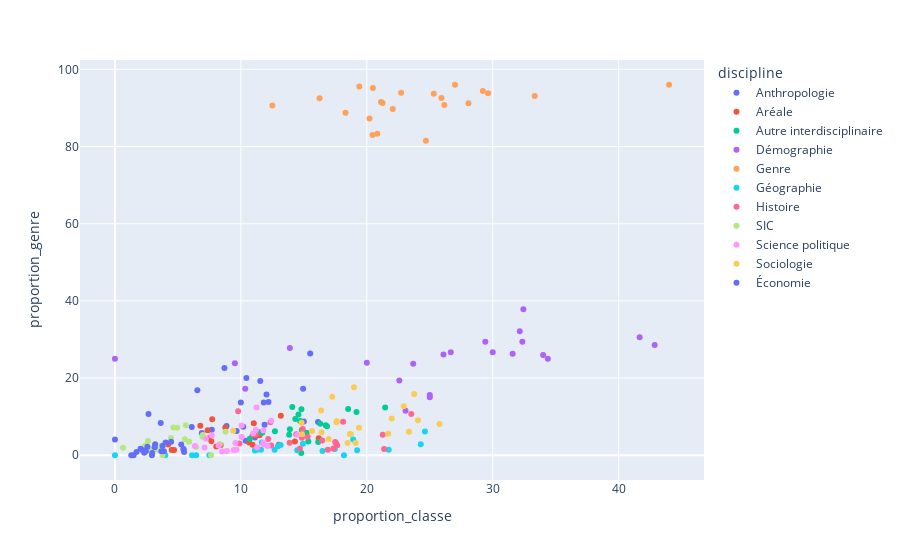

Notebook code cell kept with this figure:
### Code cell
fig = px.scatter(
    proportion_genre_classe,
    x="proportion_classe",
    y="proportion_genre",
    color="discipline", 
    # title="Titre de votre choix",
)
fig.show()

### Figure 1 — Plotly figure (JSON) as saved in the notebook; plotly's stock layout.template omitted (floating-point values rounded to 4 significant figures)
{"data": [{"hovertemplate": "discipline=Anthropologie<br>proportion_classe=%{x}<br>proportion_genre=%{y}<extra></extra>", "legendgroup": "Anthropologie", "marker": {"color": "#636efa", "symbol": "circle"}, "mode": "markers", "name": "Anthropologie", "orientation": "v", "showlegend": true, "type": "scatter", "x": [15, 6.098, 8.861, 6.897, 14.94, 16.13, 11.11, 10.38, 7.692, 12.04, 15.5, 10.19, 6.542, 12.2, 10, 10.43, 8.696, 11.82, 11.54, 2.667, 11.88, 9.664], "xaxis": "x", "y": [8.75, 7.317, 7.595, 5.747, 17.24, 8.602, 4.63, 3.774, 6.593, 15.74, 26.36, 7.407, 16.82, 13.82, 13.64, 20, 22.61, 13.64, 19.23, 10.67, 7.921, 6.303], "yaxis": "y"}, {"hovertemplate": "discipline=Aréale<br>proportion_classe=%{x}<br>proportion_genre=%{y}<extra></extra>", "legendgroup": "Aréale", "marker": {"color": "#EF553B", "symbol": "circle"}, "mode": "markers", "name": "Aréale", "orientation": "v", "showlegend": true, "type": "scatter", "x": [14.29, 4.225, 13.01, 6.78, 8.046, 4.698, 16.18, 10.93, 10.92, 7.456, 4.505, 7.658, 10.66, 5.446, 8.397, 11.48, 8.765, 7.359, 11.02, 11.16, 7.724, 13.17], "xaxis": "x", "y": [3.571, 2.817, 2.74, 7.627, 2.299, 1.342, 4.412, 2.732, 5.042, 4.386, 1.351, 3.604, 3.279, 1.485, 2.672, 5.185, 7.171, 6.494, 8.268, 5.116, 9.35, 10.24], "yaxis": "y"}, {"hovertemplate": "discipline=Autre interdisciplinaire<br>proportion_classe=%{x}<br>proportion_genre=%{y}<extra></extra>", "legendgroup": "Autre interdisciplinaire", "marker": {"color": "#00cc96", "symbol": "circle"}, "mode": "markers", "name": "Autre interdisciplinaire", "orientation": "v", "showlegend": true, "type": "scatter", "x": [14.79, 16.3, 13.89, 16.14, 14.32, 11.48, 14.84, 10.71, 14.81, 11.7, 15.36, 14.57, 13.83, 16.84, 16.73, 15.22, 14.08, 12.7, 19.18, 18.52, 21.46, 14.7], "xaxis": "x", "y": [0.5917, 8.152, 6.746, 3.458, 9.383, 5.943, 6.551, 4.283, 11.92, 5.851, 3.558, 10.56, 5.336, 7.483, 7.782, 5.841, 12.48, 6.189, 11.22, 11.98, 12.4, 8.897], "yaxis": "y"}, {"hovertemplate": "discipline=Démographie<br>proportion_classe=%{x}<br>proportion_genre=%{y}<extra></extra>", "legendgroup": "Démographie", "marker": {"color": "#ab63fa", "symbol": "circle"}, "mode": "markers", "name": "Démographie", "orientation": "v", "showlegend": true, "type": "scatter", "x": [0, 20, 26.09, 25, 29.41, 9.524, 41.67, 25, 23.08, 34, 32.35, 32.43, 13.89, 30, 22.58, 23.68, 34.38, 26.67, 31.58, 42.86, 10.34, 32.14], "xaxis": "x", "y": [25, 24, 26.09, 15, 29.41, 23.81, 30.56, 15.62, 11.54, 26, 29.41, 37.84, 27.78, 26.67, 19.35, 23.68, 25, 26.67, 26.32, 28.57, 17.24, 32.14], "yaxis": "y"}, {"hovertemplate": "discipline=Genre<br>proportion_classe=%{x}<br>proportion_genre=%{y}<extra></extra>", "legendgroup": "Genre", "marker": {"color": "#FFA15A", "symbol": "circle"}, "mode": "markers", "name": "Genre", "orientation": "v", "showlegend": true, "type": "scatter", "x": [25.93, 28.07, 20.83, 19.4, 22.06, 29.63, 12.5, 26.15, 20.45, 20.48, 20.21, 16.25, 24.69, 18.31, 22.73, 27, 21.13, 25.32, 33.33, 44, 29.21, 21.25], "xaxis": "x", "y": [92.59, 91.23, 83.33, 95.52, 89.71, 93.83, 90.62, 90.77, 82.95, 95.18, 87.23, 92.5, 81.48, 88.73, 93.94, 96, 91.55, 93.67, 93.06, 96, 94.38, 91.25], "yaxis": "y"}, {"hovertemplate": "discipline=Géographie<br>proportion_classe=%{x}<br>proportion_genre=%{y}<extra></extra>", "legendgroup": "Géographie", "marker": {"color": "#19d3f3", "symbol": "circle"}, "mode": "markers", "name": "Géographie", "orientation": "v", "showlegend": true, "type": "scatter", "x": [0, 4, 6.452, 6.122, 11.27, 7.5, 17.46, 18.92, 14.93, 12.68, 21.74, 24.62, 24.29, 19.23, 14.47, 11.59, 16.48, 11.67, 18.18, 11.11, 12.94, 13.16], "xaxis": "x", "y": [0, 0, 0, 0, 1.408, 0, 1.587, 4.054, 2.985, 1.408, 1.449, 6.154, 2.857, 1.282, 1.316, 1.449, 1.099, 3.333, 0, 1.235, 2.353, 2.632], "yaxis": "y"}, {"hovertemplate": "discipline=Histoire<br>proportion_classe=%{x}<br>proportion_genre=%{y}<extra></extra>", "legendgroup": "Histoire", "marker": {"color": "#FF6692", "symbol": "circle"}, "mode": "markers", "name": "Histoire", "orientation": "v", "showlegend": true, "type": "scatter", "x": [17.65, 9.783, 17.34, 17.55, 12.17, 23.53, 16.46, 17.49, 11.19, 16.91, 14.69, 14.92, 14.4, 12.41, 15.31, 9.886, 21.37, 13.87, 14.85, 18.12, 21.26, 12.34], "xaxis": "x", "y": [2.614, 11.41, 1.734, 3.191, 4.233, 10.7, 3.797, 3.422, 5.415, 1.439, 1.748, 6.78, 5.447, 2.555, 4.762, 3.042, 1.613, 3.226, 4.545, 8.711, 5.316, 8.544], "yaxis": "y"}, {"hovertemplate": "discipline=SIC<br>proportion_classe=%{x}<br>proportion_genre=%{y}<extra></extra>", "legendgroup": "SIC", "marker": {"color": "#B6E880", "symbol": "circle"}, "mode": "markers", "name": "SIC", "orientation": "v", "showlegend": true, "type": "scatter", "x": [5.882, 7.634, 5.634, 3.704, 18.75, 3.472, 3.15, 2.367, 4.945, 3.867, 6.952, 2.762, 0.6452, 4.639, 5.556, 3.774, 2.618, 8.333, 6.977, 8.784, 6.452, 4.444], "xaxis": "x", "y": [3.529, 0, 7.746, 2.469, 5.469, 1.389, 1.575, 2.367, 7.143, 2.762, 4.813, 1.657, 1.935, 7.216, 4.167, 0, 3.665, 2.941, 5.233, 6.081, 2.151, 4.444], "yaxis": "y"}, {"hovertemplate": "discipline=Science politique<br>proportion_classe=%{x}<br>proportion_genre=%{y}<extra></extra>", "legendgroup": "Science politique", "marker": {"color": "#FF97FF", "symbol": "circle"}, "mode": "markers", "name": "Science politique", "orientation": "v", "showlegend": true, "type": "scatter", "x": [8.5, 10.06, 9.574, 12.14, 8.228, 10.06, 7.234, 7.115, 7.692, 8.889, 6.349, 9.643, 11.79, 11.3, 11.24, 10.98, 11.79, 9.428, 11.81, 11.2, 14.49, 12.41], "xaxis": "x", "y": [1, 4.734, 3.191, 2.427, 2.532, 7.692, 4.255, 1.976, 5.128, 1.111, 2.381, 1.429, 6.429, 1.993, 12.4, 5.638, 3.214, 1.347, 2.778, 6.564, 5.3, 8.966], "yaxis": "y"}, {"hovertemplate": "discipline=Sociologie<br>proportion_classe=%{x}<br>proportion_genre=%{y}<extra></extra>", "legendgroup": "Sociologie", "marker": {"color": "#FECB52", "symbol": "circle"}, "mode": "markers", "name": "Sociologie", "orientation": "v", "showlegend": true, "type": "scatter", "x": [16.97, 19.11, 17.59, 23.35, 18.47, 14.85, 17.25, 9.394, 18.65, 21.7, 15.65, 18.98, 19.37, 16.41, 14.81, 17.62, 22.93, 16.37, 24.06, 21.97, 25.77, 23.76], "xaxis": "x", "y": [4.242, 3.185, 8.543, 6.091, 3.153, 5.446, 15.14, 6.364, 5.505, 5.572, 6.308, 17.65, 7.123, 5.99, 8.395, 8.808, 12.71, 11.59, 9.091, 9.554, 8.123, 15.84], "yaxis": "y"}, {"hovertemplate": "discipline=Économie<br>proportion_classe=%{x}<br>proportion_genre=%{y}<extra></extra>", "legendgroup": "Économie", "marker": {"color": "#636efa", "symbol": "circle"}, "mode": "markers", "name": "Économie", "orientation": "v", "showlegend": true, "type": "scatter", "x": [1.478, 2.193, 1.299, 0, 3.887, 2.959, 1.714, 2.933, 2.326, 2.034, 2.456, 3.158, 3.78, 3.636, 3.691, 5.491, 5.263, 2.574, 5.449, 3.191, 4.459, 4.029], "xaxis": "x", "y": [0, 1.316, 0, 4.065, 1.06, 0.5917, 0.8571, 0, 0.6645, 1.695, 1.053, 2.105, 2.405, 8.364, 1.007, 0.8671, 2.786, 2.206, 1.603, 2.837, 3.503, 3.297], "yaxis": "y"}], "layout": {"legend": {"title": {"text": "discipline"}, "tracegroupgap": 0}, "margin": {"t": 60}, "xaxis": {"anchor": "y", "domain": [0, 1], "title": {"text": "proportion_classe"}}, "yaxis": {"anchor": "x", "domain": [0, 1], "title": {"text": "proportion_genre"}}}}
